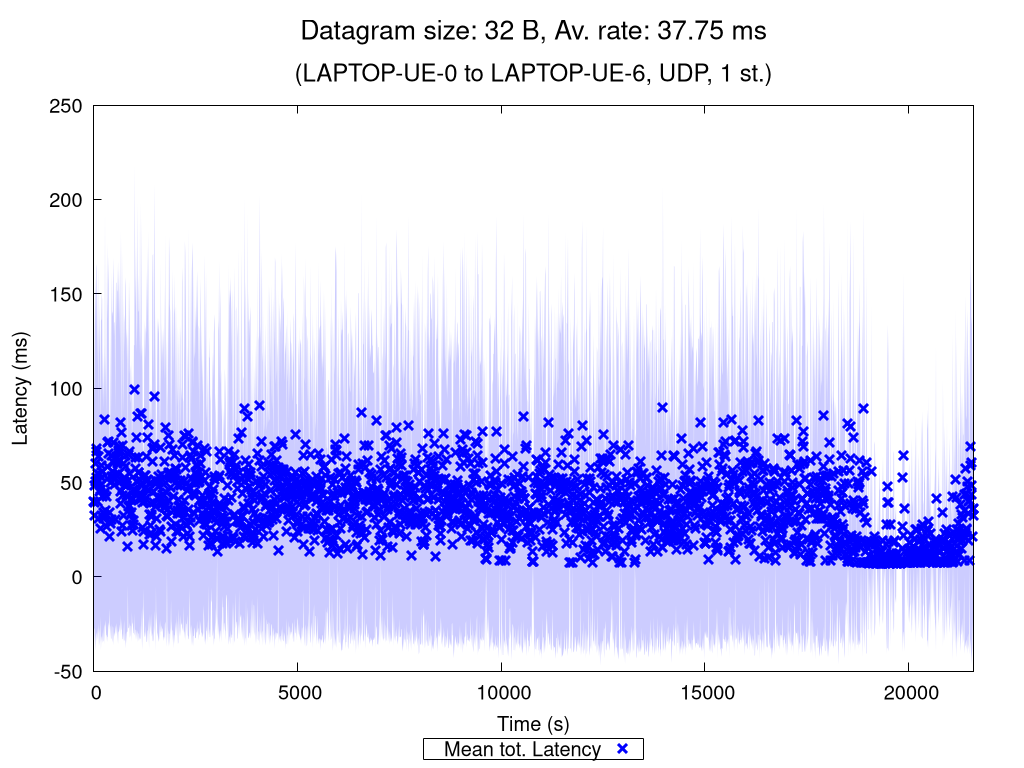

Write the gnuplot code that produced this figure.
set terminal pngcairo nocrop enhanced size 1024,768 font "Verdana,15"
set output "UDP_1_st_2020_11_09_15-46-36_one2two_00032B.png"

set title "{/=20 Datagram size: 32 B, Av. rate: 37.75 ms}\n\n{/=18 (LAPTOP-UE-0 to LAPTOP-UE-6, UDP, 1 st.)}"

set xlabel "Time (s)"
set ylabel "Latency (ms)"
set ytics nomirror
set key bmargin center horizontal box samplen 1 width -1
set bmargin 4.6
set rmargin 4.5

rf = 1.0  # rate factor
set style fill transparent solid 0.2 noborder
set autoscale xfix
plot "UDP_1_st_2020_11_09_15-46-36_one2two_00032B_iperf_processed.dat" using 1:($2/rf-$3/rf):($2/rf+$3/rf) with filledcurves lc rgb "blue" notitle, \
     "" using 1:($2/rf) with points pt 2 ps 1.5 lw 3 lc rgb "blue" title "Mean tot. Latency", \
